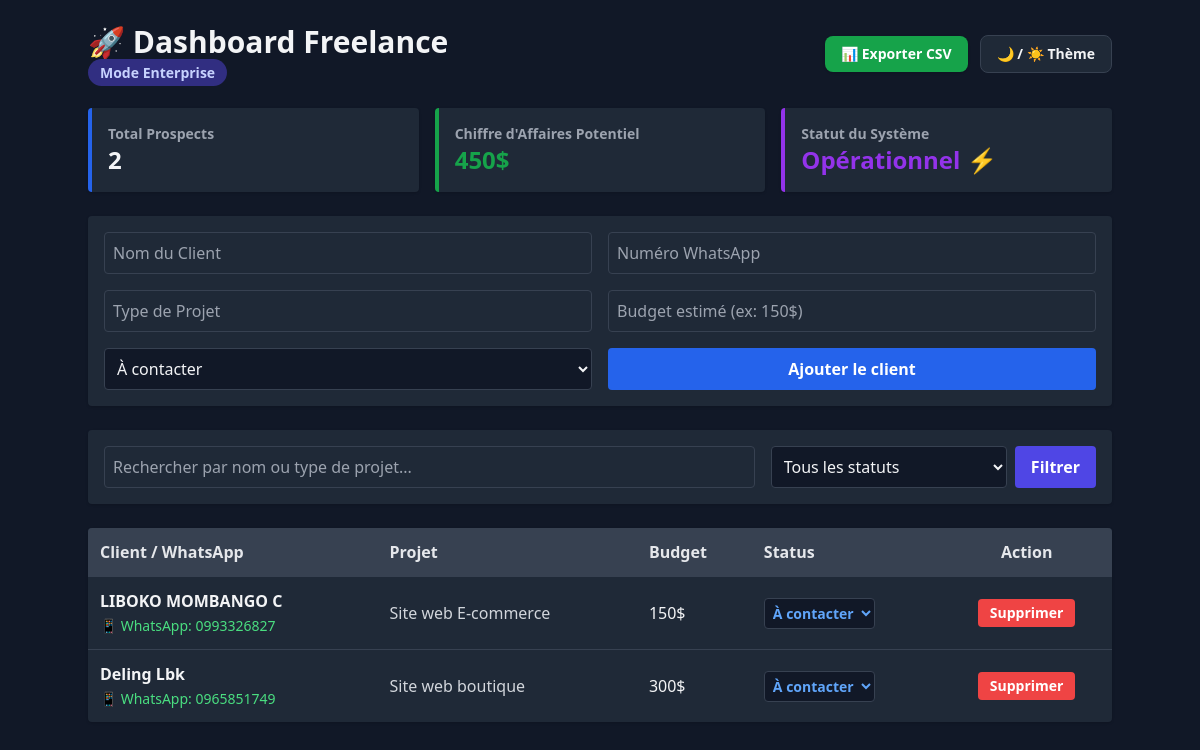
The page / on the database its author committed.
### tables this page shows
CREATE TABLE leads (
            id INTEGER PRIMARY KEY AUTOINCREMENT,
            name TEXT,
            whatsapp TEXT,
            project_type TEXT,
            status TEXT,
            budget TEXT
        );

### main.py (the view)
@app.get("/", response_class=HTMLResponse)
async def home(request: Request, search: str = Query(None), status_filter: str = Query(None)):
    query = "SELECT * FROM leads WHERE 1=1"
    params = []
    if search:
        query += " AND (name LIKE ? OR project_type LIKE ?)"
        params.extend([f"%{search}%", f"%{search}%"])
    if status_filter and status_filter != "Tous":
        query += " AND status = ?"
        params.append(status_filter)
    cursor.execute(query, params)
    leads = cursor.fetchall()
    cursor.execute("SELECT * FROM leads")
    all_leads = cursor.fetchall()
    total_leads = len(all_leads)
    total_revenue = 0
    for lead in all_leads:
        budget_str = lead[5]
        numbers = re.findall(r'\d+', str(budget_str))
        if numbers:
            total_revenue += int(numbers[0])
    template = env.get_template("index.html")
    html_content = template.render(
        leads=leads,
        total_leads=total_leads,
        total_revenue=total_revenue,
        search=search or "",
        status_filter=status_filter or "Tous"
    )
    return HTMLResponse(content=html_content)

### templates/index.html (shortened to what this page needs)
<!DOCTYPE html>
<html lang="fr" class="dark">
<head>
    <script src="https://cdn.tailwindcss.com"></script>
</head>
<body class="bg-gray-100 dark:bg-gray-900 text-gray-800 dark:text-gray-100 p-6 transition-colors duration-300">
    <div class="max-w-5xl mx-auto">
        <div class="flex flex-col md:flex-row justify-between items-center mb-6 gap-4">
            <div>
                <h1 class="text-3xl font-extrabold">🚀 Dashboard Freelance</h1>
                <span class="text-sm bg-indigo-100 dark:bg-indigo-900 text-indigo-800 dark:text-indigo-200 font-semibold px-3 py-1 rounded-full">Mode Enterprise</span>
            </div>
            <div class="flex items-center gap-3">
                <a href="/export" class="bg-green-600 hover:bg-green-700 text-white px-4 py-2 rounded-lg font-semibold text-sm transition shadow flex items-center gap-2">
                    📊 Exporter CSV
                </a>
                <button onclick="toggleDarkMode()" class="bg-gray-200 dark:bg-gray-800 border border-gray-300 dark:border-gray-700 px-4 py-2 rounded-lg font-semibold text-sm hover:bg-gray-300 dark:hover:bg-gray-700 transition">
                    🌙 / ☀️ Thème
                </button>
            </div>
        </div>
        <div class="grid grid-cols-1 md:grid-cols-3 gap-4 mb-6">
            <div class="bg-white dark:bg-gray-800 p-4 rounded shadow border-l-4 border-blue-600 transition-colors">
                <p class="text-gray-500 dark:text-gray-400 text-sm font-semibold">Total Prospects</p>
                <h3 class="text-2xl font-bold">{{ total_leads }}</h3>
            </div>
            <div class="bg-white dark:bg-gray-800 p-4 rounded shadow border-l-4 border-green-600 transition-colors">
                <p class="text-gray-500 dark:text-gray-400 text-sm font-semibold">Chiffre d'Affaires Potentiel</p>
                <h3 class="text-2xl font-bold text-green-600">{{ total_revenue }}$</h3>
            </div>
            <div class="bg-white dark:bg-gray-800 p-4 rounded shadow border-l-4 border-purple-600 transition-colors">
                <p class="text-gray-500 dark:text-gray-400 text-sm font-semibold">Statut du Système</p>
                <h3 class="text-2xl font-bold text-purple-600">Opérationnel ⚡</h3>
            </div>
        </div>
        <form action="/add" method="post" class="bg-white dark:bg-gray-800 p-4 rounded shadow mb-6 grid grid-cols-1 md:grid-cols-2 gap-4 transition-colors">
            <input type="text" name="name" placeholder="Nom du Client" class="border dark:border-gray-700 bg-transparent p-2 rounded focus:outline-none focus:ring-2 focus:ring-blue-500" required>
            <input type="text" name="whatsapp" placeholder="Numéro WhatsApp" class="border dark:border-gray-700 bg-transparent p-2 rounded focus:outline-none focus:ring-2 focus:ring-blue-500" required>
            <input type="text" name="project_type" placeholder="Type de Projet" class="border dark:border-gray-700 bg-transparent p-2 rounded focus:outline-none focus:ring-2 focus:ring-blue-500" required>
            <input type="text" name="budget" placeholder="Budget estimé (ex: 150$)" class="border dark:border-gray-700 bg-transparent p-2 rounded focus:outline-none focus:ring-2 focus:ring-blue-500" required>
            <select name="status" class="border dark:border-gray-700 bg-white dark:bg-gray-900 p-2 rounded focus:outline-none focus:ring-2 focus:ring-blue-500">
                <option value="À contacter">À contacter</option>
            </select>
            <button type="submit" class="bg-blue-600 text-white p-2 rounded hover:bg-blue-700 font-semibold transition">Ajouter le client</button>
        </form>
        <form method="get" action="/" class="bg-white dark:bg-gray-800 p-4 rounded shadow mb-6 flex flex-col md:flex-row gap-4 items-center justify-between transition-colors">
            <div class="w-full md:w-2/3">
                <input type="text" name="search" value="{{ search }}" placeholder="Rechercher par nom ou type de projet..." class="border dark:border-gray-700 bg-transparent p-2 rounded w-full focus:outline-none focus:ring-2 focus:ring-indigo-500">
            </div>
            <div class="w-full md:w-1/3 flex gap-2">
                <select name="status_filter" class="border dark:border-gray-700 bg-white dark:bg-gray-900 p-2 rounded w-full focus:outline-none focus:ring-2 focus:ring-indigo-500">
                    <option value="Tous" {% if status_filter == 'Tous' %}selected{% endif %}>Tous les statuts</option>
                </select>
                <button type="submit" class="bg-indigo-600 text-white px-4 py-2 rounded hover:bg-indigo-700 font-semibold transition">Filtrer</button>
            </div>
        </form>
        <div class="bg-white dark:bg-gray-800 rounded shadow overflow-hidden transition-colors">
            <table class="w-full text-left border-collapse">
                <thead class="bg-gray-200 dark:bg-gray-700 text-gray-700 dark:text-gray-200">
                    <tr>
                        <th class="p-3">Client / WhatsApp</th>
                        <th class="p-3">Projet</th>
                        <th class="p-3">Budget</th>
                        <th class="p-3">Status</th>
                        <th class="p-3 text-center">Action</th>
                    </tr>
                </thead>
                <tbody>
                    {% for lead in leads %}
                    <tr class="border-t dark:border-gray-700 hover:bg-gray-50 dark:hover:bg-gray-750 transition-colors">
                        <td class="p-3">
                            <div class="font-bold">{{ lead[1] }}</div>
                            <a href="https://wa.me/{{ lead[2] }}" target="_blank" class="text-green-600 dark:text-green-400 hover:underline text-sm font-medium">
                                📱 WhatsApp: {{ lead[2] }}
                            </a>
                        </td>
                        <td class="p-3 text-gray-600 dark:text-gray-300">{{ lead[3] }}</td>
                        <td class="p-3 font-medium">{{ lead[5] }}</td>
                        <td class="p-3">
                            <form action="/update_status/{{ lead[0] }}" method="post" class="flex items-center space-x-2">
                                <select name="status" onchange="this.form.submit()" class="border dark:border-gray-700 text-sm p-1 rounded bg-gray-50 dark:bg-gray-900 text-blue-600 dark:text-blue-400 font-semibold focus:outline-none">
                                    <option value="À contacter" {% if lead[4] == 'À contacter' %}selected{% endif %}>À contacter</option>
                                </select>
                            </form>
                        </td>
                        <td class="p-3 text-center">
                            <form action="/delete/{{ lead[0] }}" method="post" onsubmit="return confirm('Voulez-vous vraiment supprimer ce client ?');">
                                <button type="submit" class="bg-red-500 text-white px-3 py-1 rounded hover:bg-red-600 text-sm font-semibold transition">
                                    Supprimer
                                </button>
                            </form>
                        </td>
                    </tr>
                    {% else %}
                    <tr>
                        <td colspan="5" class="p-6 text-center text-gray-400 dark:text-gray-500">Aucun client trouvé.</td>
                    </tr>
                    {% endfor %}
                </tbody>
            </table>
        </div>
    </div>
</body>
</html>

### rows shown on the page
leads: name "LIBOKO MOMBANGO C", whatsapp "0993326827", project_type "Site web E-commerce", budget "150$", status "À contacter"
leads: name "Deling Lbk", whatsapp "0965851749", project_type "Site web boutique", budget "300$", status "À contacter"

### other values the page prints
{{ total_leads }} "2"
{{ total_revenue }} "450"
